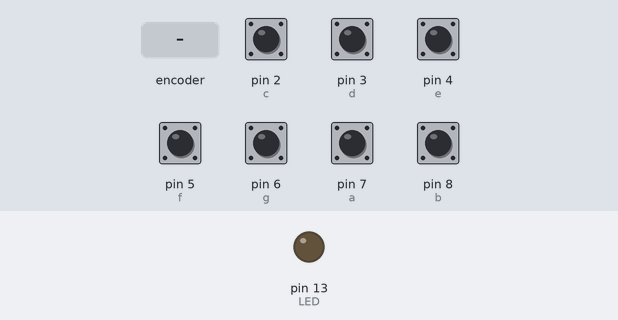
Bench run of a sketch on a simulated Arduino Uno, built with avr-gcc and run on an emulated ATmega328P. On the bench: output pins drawn as LEDs (lit = HIGH). Dashed ring = blinking. The test bench sets the inputs (shaded band); at power-on: pin 2 (c), pin 3 (d), pin 4 (e), pin 5 (f), pin 6 (g), pin 7 (a), pin 8 (b) HIGH. MIDI output is not drawn.

Above: at 1.2 s.
1.3 s: rotary encoder on pin 7 (a) / pin 8 (b) turned 3 steps (first pin leading)
At 1.45 s:
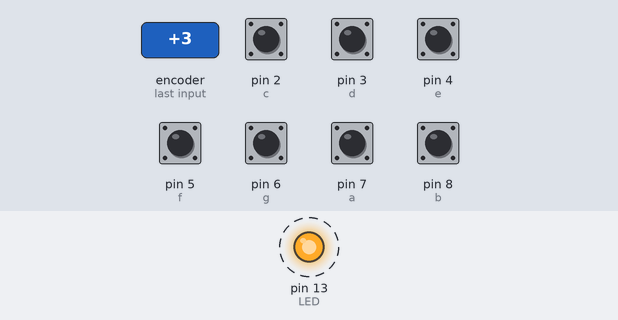
3.5 s: pin 2 (c) pulled LOW for 1 s
At 3.65 s:
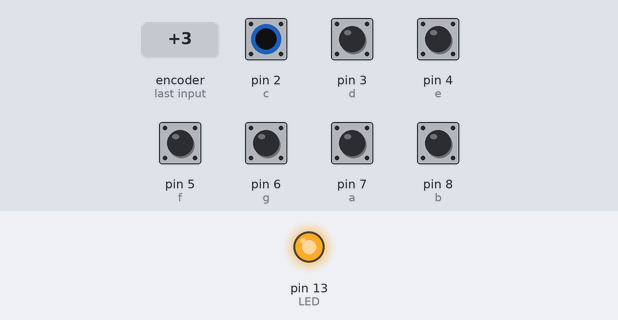
Timing chart, 0 to 6.5 s (numbered marks = the images above; inputs shaded):
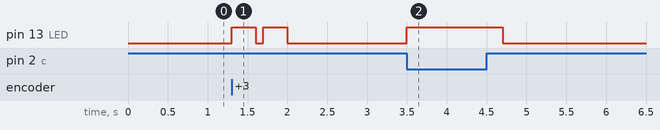

Measured:
- after the input at 1.3 s, pin 13 (LED): alternates HIGH for 0.30 s and LOW for 0.10 s, 4 changes in all, then stays LOW, starting at once
- after the input at 3.5 s, pin 13 (LED): LOW → HIGH at once, → LOW 1.2 s later

The sketch:

Arduino_MIDI.ino
```cpp
#include <MIDI.h>

// Simple tutorial on how to receive and send MIDI messages.
// Here, when receiving any message on channel 4, the Arduino
// will blink a led and play back a note for 1 second.

MIDI_CREATE_DEFAULT_INSTANCE();

#define LED 13   		    // LED pin on Arduino Uno

const int c = 2;
const int d = 3;
const int e = 4;
const int f = 5;
const int g = 6;
const int a = 7;
const int b = 8;

void setup()
{
    pinMode(LED, OUTPUT);
    pinMode(c, INPUT);
    pinMode(d, INPUT);
    pinMode(e, INPUT);
    pinMode(f, INPUT);
    pinMode(g, INPUT);
    pinMode(a, INPUT);
    pinMode(b, INPUT);
    digitalWrite(c, HIGH);
    digitalWrite(d, HIGH);
    digitalWrite(e, HIGH);
    digitalWrite(f, HIGH);
    digitalWrite(g, HIGH);
    digitalWrite(a, HIGH);
    digitalWrite(b, HIGH);
    MIDI.begin(4);          // Launch MIDI and listen to channel 4
    Serial.begin(57600);
}

void loop()
{
    if (digitalRead(c) == LOW)                // If we have received a message
    {
        digitalWrite(LED,HIGH);
        MIDI.sendNoteOn(60,127,1);  // Send a Note (pitch 42, velo 127 on channel 1)
        delay(300);		        // Wait for a second
        MIDI.sendNoteOff(60,0,1);   // Stop the note
        digitalWrite(LED,LOW);
    }

    if (digitalRead(d) == LOW)                // If we have received a message
    {
        digitalWrite(LED,HIGH);
        MIDI.sendNoteOn(62,127,1);  // Send a Note (pitch 42, velo 127 on channel 1)
        delay(300);		        // Wait for a second
        MIDI.sendNoteOff(62,0,1);   // Stop the note
        digitalWrite(LED,LOW);
    }

    if (digitalRead(e) == LOW)                // If we have received a message
    {
        digitalWrite(LED,HIGH);
        MIDI.sendNoteOn(64,127,1);  // Send a Note (pitch 42, velo 127 on channel 1)
        delay(300);		        // Wait for a second
        MIDI.sendNoteOff(64,0,1);   // Stop the note
        digitalWrite(LED,LOW);
    }

    if (digitalRead(f) == LOW)                // If we have received a message
    {
        digitalWrite(LED,HIGH);
        MIDI.sendNoteOn(65,127,1);  // Send a Note (pitch 42, velo 127 on channel 1)
        delay(300);		        // Wait for a second
        MIDI.sendNoteOff(65,0,1);   // Stop the note
        digitalWrite(LED,LOW);
    }

    if (digitalRead(g) == LOW)                // If we have received a message
    {
        digitalWrite(LED,HIGH);
        MIDI.sendNoteOn(67,127,1);  // Send a Note (pitch 42, velo 127 on channel 1)
        delay(300);		        // Wait for a second
        MIDI.sendNoteOff(67,0,1);   // Stop the note
        digitalWrite(LED,LOW);
    }

    if (digitalRead(a) == LOW)                // If we have received a message
    {
        digitalWrite(LED,HIGH);
        MIDI.sendNoteOn(69,127,1);  // Send a Note (pitch 42, velo 127 on channel 1)
        delay(300);		        // Wait for a second
        MIDI.sendNoteOff(69,0,1);   // Stop the note
        digitalWrite(LED,LOW);
    }

    if (digitalRead(b) == LOW)                // If we have received a message
    {
        digitalWrite(LED,HIGH);
        MIDI.sendNoteOn(70,127,1);  // Send a Note (pitch 42, velo 127 on channel 1)
        delay(300);		        // Wait for a second
        MIDI.sendNoteOff(70,0,1);   // Stop the note
        digitalWrite(LED,LOW);
    }
}
```
